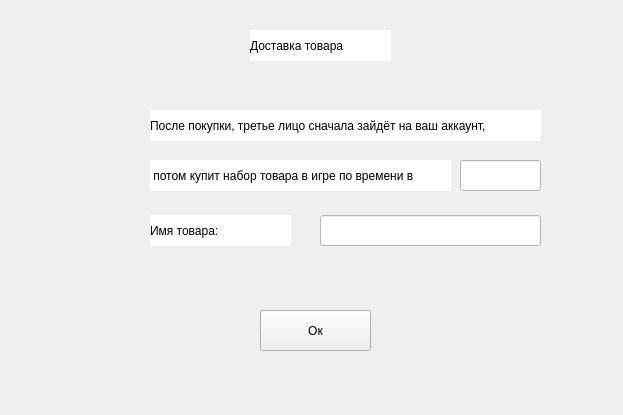
<?xml version="1.0" encoding="UTF-8"?>
<ui version="4.0">
 <class>Form</class>
 <widget class="QWidget" name="Form">
  <property name="geometry">
   <rect>
    <x>0</x>
    <y>0</y>
    <width>623</width>
    <height>415</height>
   </rect>
  </property>
  <property name="windowTitle">
   <string>Form</string>
  </property>
  <widget class="QLabel" name="label">
   <property name="geometry">
    <rect>
     <x>250</x>
     <y>30</y>
     <width>141</width>
     <height>31</height>
    </rect>
   </property>
   <property name="styleSheet">
    <string notr="true">background-color: rgb(255, 255, 255);
font: 18pt &quot;Bahnschrift Condensed&quot;;</string>
   </property>
   <property name="text">
    <string>Доставка товара</string>
   </property>
  </widget>
  <widget class="QPushButton" name="button_next">
   <property name="geometry">
    <rect>
     <x>260</x>
     <y>310</y>
     <width>111</width>
     <height>41</height>
    </rect>
   </property>
   <property name="styleSheet">
    <string notr="true">font: 16pt &quot;Bahnschrift Condensed&quot;;</string>
   </property>
   <property name="text">
    <string>Ок</string>
   </property>
  </widget>
  <widget class="QLabel" name="label_2">
   <property name="geometry">
    <rect>
     <x>150</x>
     <y>110</y>
     <width>391</width>
     <height>31</height>
    </rect>
   </property>
   <property name="styleSheet">
    <string notr="true">background-color: rgb(255, 255, 255);
font: 14pt &quot;Bahnschrift Condensed&quot;;</string>
   </property>
   <property name="text">
    <string>После покупки, третье лицо сначала зайдёт на ваш аккаунт,</string>
   </property>
  </widget>
  <widget class="QLabel" name="label_3">
   <property name="geometry">
    <rect>
     <x>150</x>
     <y>160</y>
     <width>301</width>
     <height>31</height>
    </rect>
   </property>
   <property name="styleSheet">
    <string notr="true">background-color: rgb(255, 255, 255);
font: 14pt &quot;Bahnschrift Condensed&quot;;</string>
   </property>
   <property name="text">
    <string> потом купит набор товара в игре по времени в</string>
   </property>
  </widget>
  <widget class="QLineEdit" name="lineEdit">
   <property name="geometry">
    <rect>
     <x>460</x>
     <y>160</y>
     <width>81</width>
     <height>31</height>
    </rect>
   </property>
   <property name="styleSheet">
    <string notr="true">background-color: rgb(255, 255, 255);
font: 14pt &quot;Bahnschrift Condensed&quot;;</string>
   </property>
  </widget>
  <widget class="QLineEdit" name="lineEdit_product_name">
   <property name="geometry">
    <rect>
     <x>320</x>
     <y>215</y>
     <width>221</width>
     <height>31</height>
    </rect>
   </property>
   <property name="styleSheet">
    <string notr="true">background-color: rgb(255, 255, 255);
font: 14pt &quot;Bahnschrift Condensed&quot;;</string>
   </property>
  </widget>
  <widget class="QLabel" name="label_4">
   <property name="geometry">
    <rect>
     <x>150</x>
     <y>215</y>
     <width>141</width>
     <height>31</height>
    </rect>
   </property>
   <property name="styleSheet">
    <string notr="true">background-color: rgb(255, 255, 255);
font: 14pt &quot;Bahnschrift Condensed&quot;;</string>
   </property>
   <property name="text">
    <string>Имя товара:</string>
   </property>
  </widget>
 </widget>
 <resources/>
 <connections/>
</ui>
